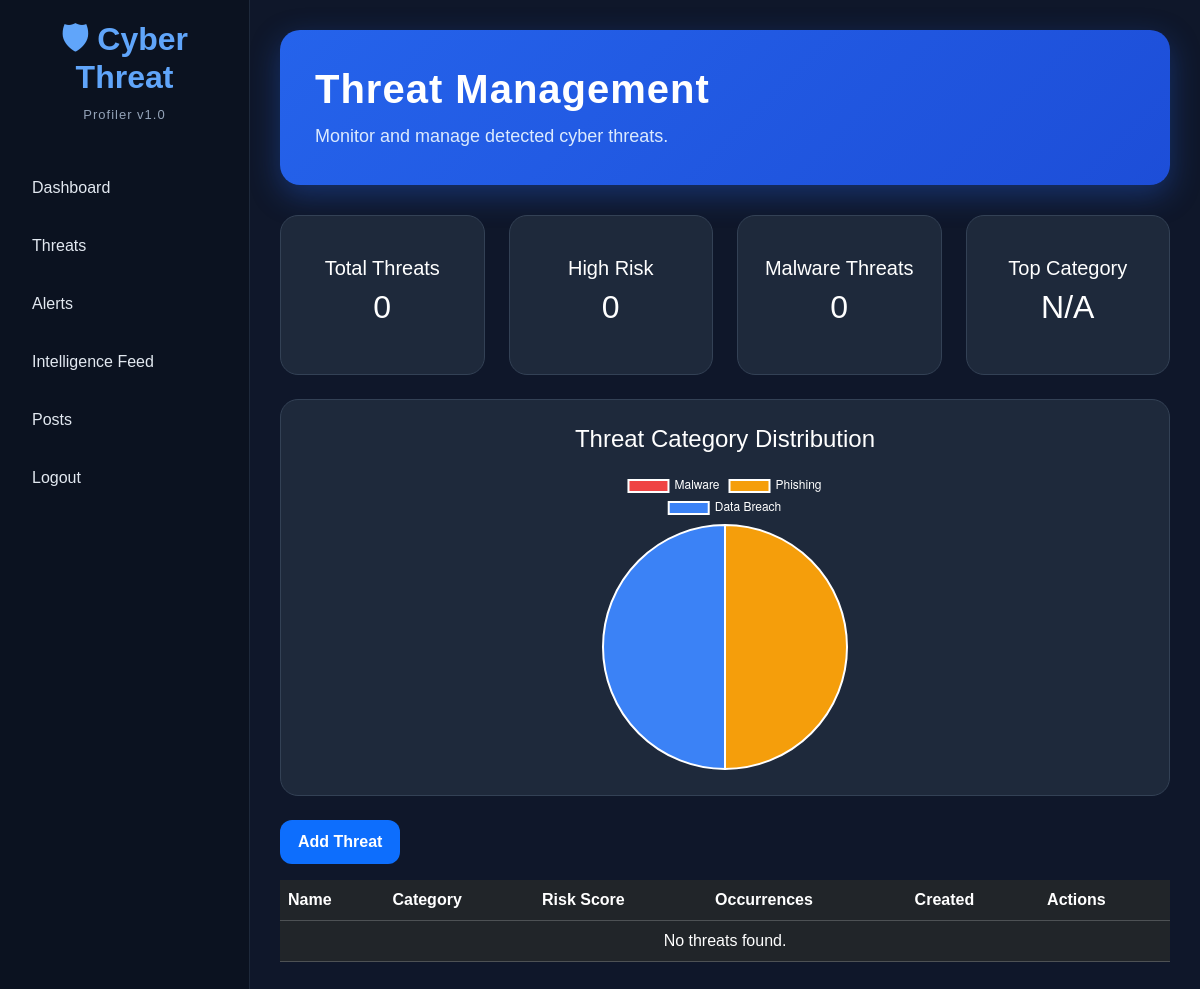
The app's page /threats/, older data.
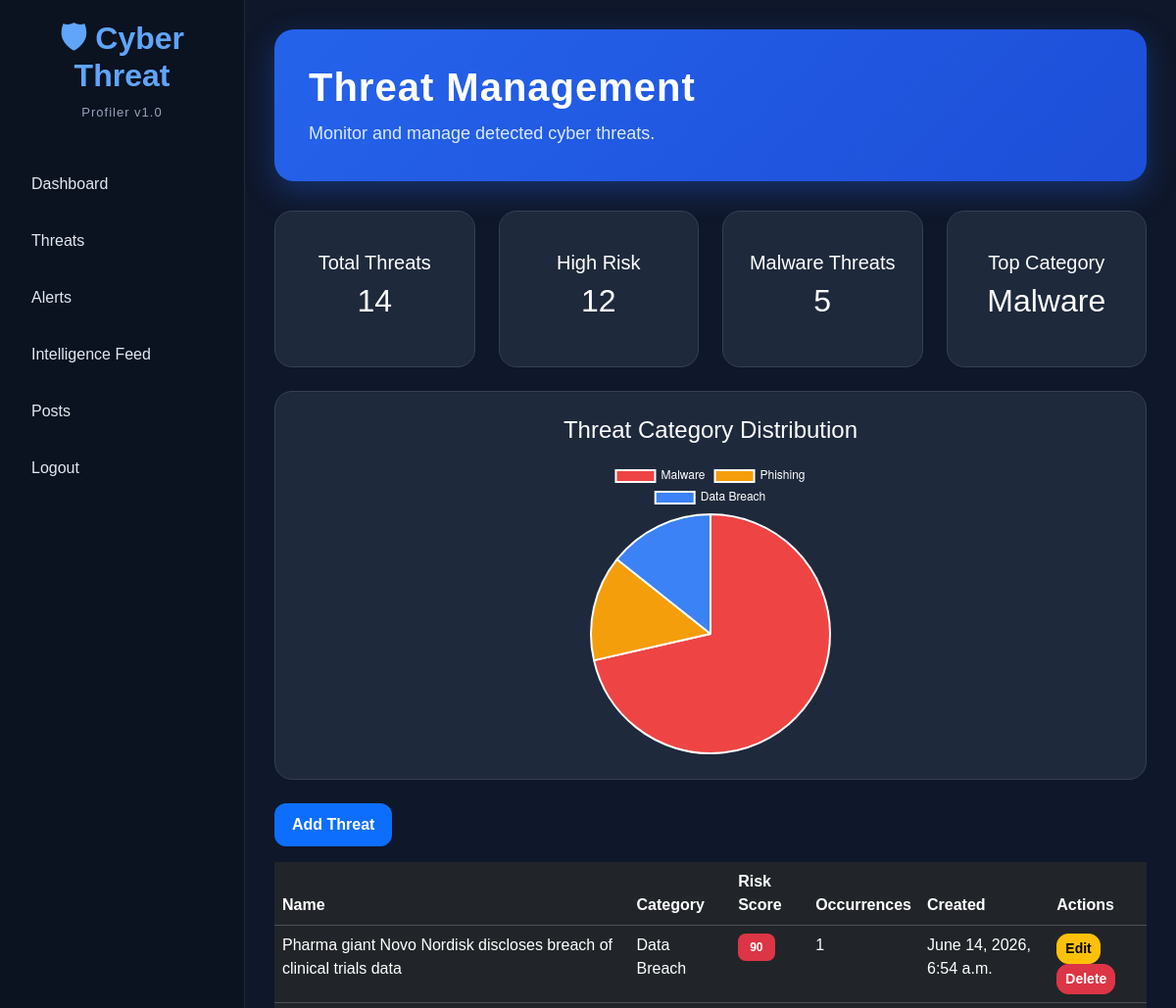
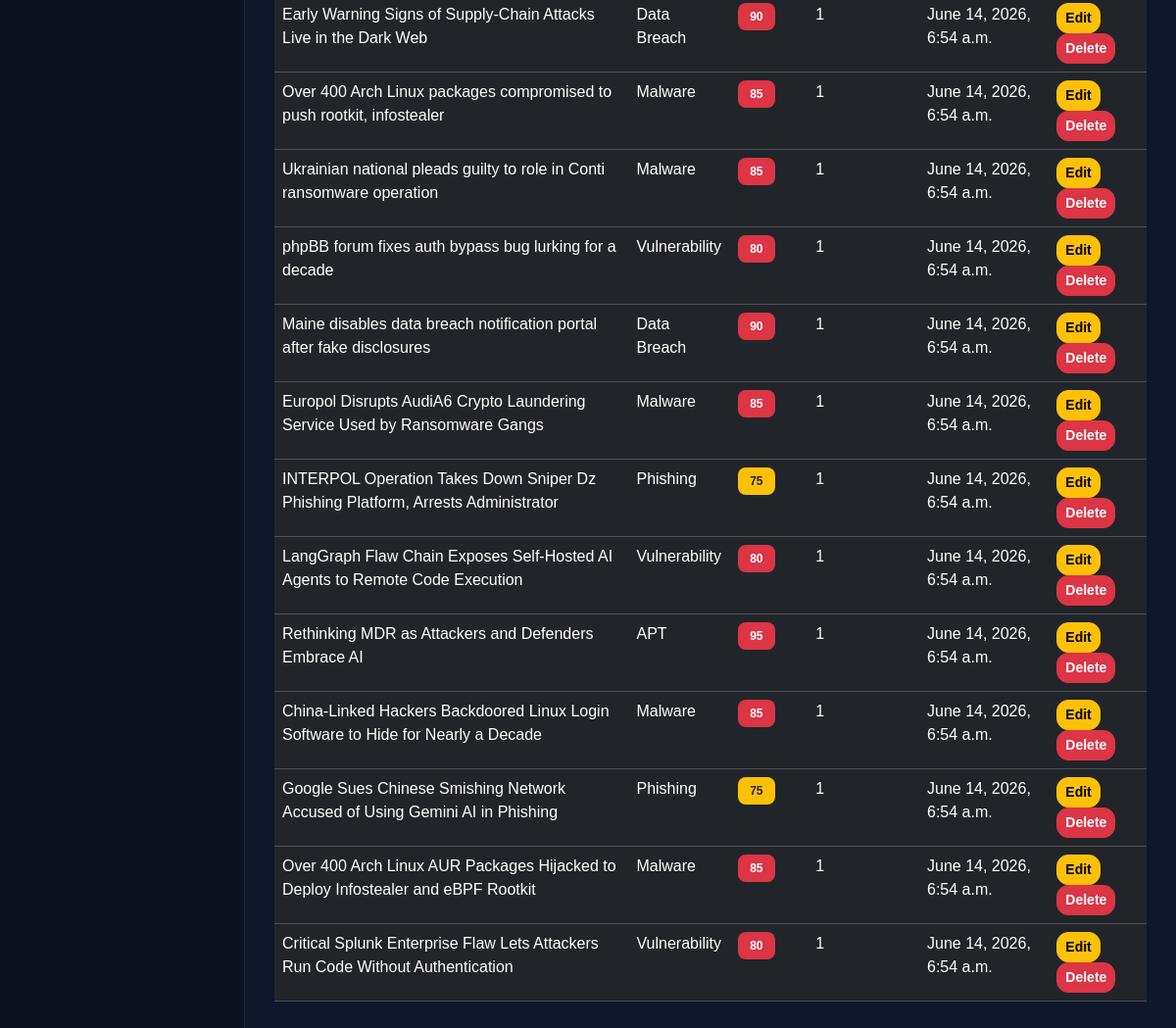
The same page, newer data (2 pictures, top to bottom).
### nlp_engine/models.py (models this page shows, shortened)
class Threat(models.Model):
    threat_name = models.CharField(
        max_length=200
    )
    category = models.CharField(
        max_length=100
    )
    risk_score = models.IntegerField(
        default=0
    )
    occurrence_count = models.IntegerField(
        default=1
    )
    created_at = models.DateTimeField(
        auto_now_add=True
    )

### nlp_engine/views.py (the view)
# urls.py: path('', views.threat_list, name='threats'),
def threat_list(request):
    threats = Threat.objects.all().order_by(
        '-created_at'
    )
    total_threats = Threat.objects.count()
    high_risk_count = Threat.objects.filter(
        risk_score__gte=80
    ).count()
    malware_count = Threat.objects.filter(
        category='Malware'
    ).count()
    top_category = "N/A"
    category_list = []
    for threat in threats:
        category_list.append(
            threat.category
        )
    category_counter = Counter(
        category_list
    )
    chart_labels = list(
        category_counter.keys()
    )
    chart_counts = list(
        category_counter.values()
    )
    if category_counter:
        top_category = max(
            category_counter,
            key=category_counter.get
        )
    return render(
        request,
        'threats.html',
        {
            'threats': threats,
            'total_threats': total_threats,
            'high_risk_count': high_risk_count,
            'malware_count': malware_count,
            'top_category': top_category,
            'chart_labels': chart_labels,
            'chart_counts': chart_counts
        }
    )

### templates/threats.html
{% extends 'base.html' %}
{% block content %}
<div class="hero-banner">
    <h1>
        Threat Management
    </h1>
    <p>
        Monitor and manage detected cyber threats.
    </p>
</div>
<div class="row mb-4">
    <div class="col-md-3">
        <div class="card-box text-center">
            <h5>Total Threats</h5>
            <h2>{{ total_threats }}</h2>
        </div>
    </div>
    <div class="col-md-3">
        <div class="card-box text-center">
            <h5>High Risk</h5>
            <h2>{{ high_risk_count }}</h2>
        </div>
    </div>
    <div class="col-md-3">
        <div class="card-box text-center">
            <h5>Malware Threats</h5>
            <h2>{{ malware_count }}</h2>
        </div>
    </div>
    <div class="col-md-3">
        <div class="card-box text-center">
            <h5>Top Category</h5>
            <h2>{{ top_category }}</h2>
        </div>
    </div>
</div>
<div class="card-box mb-4">
    <h4 class="mb-3 text-center">
        Threat Category Distribution
    </h4>
    <div style="max-width:500px; margin:auto;">
        <canvas id="categoryChart"></canvas>
    </div>
</div>
<a href="/threats/add/"
   class="btn btn-primary mb-3">
    Add Threat
</a>
<table class="table table-dark">
    <thead>
        <tr>
            <th>Name</th>
            <th>Category</th>
            <th>Risk Score</th>
            <th>Occurrences</th>
            <th>Created</th>
            <th>Actions</th>
        </tr>
    </thead>
    <tbody>
        {% for threat in threats %}
        <tr>
            <td>{{ threat.threat_name }}</td>
            <td>{{ threat.category }}</td>
            <td>
                {% if threat.risk_score >= 80 %}
                    <span class="badge bg-danger">
                        {{ threat.risk_score }}
                    </span>
                {% elif threat.risk_score >= 60 %}
                    <span class="badge bg-warning text-dark">
                        {{ threat.risk_score }}
                    </span>
                {% else %}
                    <span class="badge bg-success">
                        {{ threat.risk_score }}
                    </span>
                {% endif %}
            </td>
            <td>
                {{ threat.occurrence_count }}
            </td>
            <td>
                {{ threat.created_at }}
            </td>
            <td>
                <a href="/threats/edit/{{ threat.id }}/"
                   class="btn btn-warning btn-sm">
                    Edit
                </a>
                <a href="/threats/delete/{{ threat.id }}/"
                   class="btn btn-danger btn-sm">
                    Delete
                </a>
            </td>
        </tr>
        {% empty %}
        <tr>
            <td colspan="6" class="text-center">
                No threats found.
            </td>
        </tr>
        {% endfor %}
    </tbody>
</table>
<script>
document.addEventListener('DOMContentLoaded', function() {
    const ctx = document.getElementById('categoryChart');
    if (ctx) {
        new Chart(ctx, {
            type: 'pie',
            data: {
                labels: [
                    'Malware',
                    'Phishing',
                    'Data Breach'
                ],
                datasets: [{
                    label: 'Threat Categories',
                    data: [
                        {{ malware_count }},
                        1,
                        1
                    ],
                    backgroundColor: [
                        '#ef4444',
                        '#f59e0b',
                        '#3b82f6'
                    ]
                }]
            },
            options: {
                responsive: true,
                plugins: {
                    legend: {
                        labels: {
                            color: 'white'
                        }
                    }
                }
            }
        });
    }
});
</script>
{% endblock %}

### templates/base.html (shortened to what this page needs)
<!DOCTYPE html>
<html lang="en">
<head>
    {% load static %}
    <link href="https://cdn.jsdelivr.net/npm/bootstrap@5.3.3/dist/css/bootstrap.min.css" rel="stylesheet">
    <link rel="stylesheet" href="{% static 'css/style.css' %}">
</head>
<body>
<div class="wrapper">
    <div class="sidebar">
        <div class="logo-section">
            <h2 class="logo-text">
                🛡 Cyber Threat
            </h2>
            <p class="logo-subtitle">
                Profiler v1.0
            </p>
        </div>
        <ul>
            <li><a href="/dashboard/">Dashboard</a></li>
            <li><a href="/threats/">Threats</a></li>
            <li><a href="/alerts/">Alerts</a></li>
            <li><a href="/feed/">Intelligence Feed</a></li>
            <li><a href="/posts/">Posts</a></li>
            <li><a href="/logout/">Logout</a></li>
        </ul>
    </div>
    <div class="main-content">
        {% block content %}
        {% endblock %}
    </div>
</div>
</body>
</html>

### static/css/style.css (style rules this page uses)
body { margin:0; background:#0f172a; color:white; font-family:Arial, sans-serif; }
.wrapper { display:flex; }
.sidebar { position:fixed; left:0; top:0; bottom:0; width: 250px; overflow-y:auto; background:#0b1220; border-right:1px solid #1e293b; padding:20px; }
.main-content { flex:1; margin-left: 250px; padding:30px; width:calc(100vw - 220px); }
.logo-section { text-align:center; margin-bottom:40px; }
.logo-text { color:#60a5fa; font-weight:700; font-size:32px; }
.logo-subtitle { color:#94a3b8; font-size:13px; letter-spacing:1px; }
.sidebar ul { list-style:none; padding:0; }
.sidebar ul li { margin:10px 0; }
.sidebar ul li a { display:block; padding:12px; color:#e2e8f0; text-decoration:none; border-radius:10px; transition:0.3s; font-weight:500; }
h1 { font-weight:700; margin-bottom:25px; letter-spacing:1px; }
.card-box { background:#1e293b; padding:25px; border-radius:18px; text-align:center; min-height:160px; display:flex; flex-direction:column; justify-content:center; transition:0.4s; border:1px solid #334155; }
.table { border: radius 15px; overflow:hidden; }
.table thead { background:#1e293b; }
.table tbody tr { transition:0.3s; }
.btn { border-radius:12px !important; font-weight:600; transition:0.3s; }
.btn-primary { border:none; border-radius:10px; padding:10px 18px; transition:0.3s; }
canvas { max-height:350px; }
.hero-banner { background:linear-gradient( 135deg, #2563eb, #1d4ed8 ); border:none; border-radius:20px; padding:35px; margin-bottom:30px; box-shadow: 0 10px 30px rgba( 37, 99, 235, 0.35 ); }
.hero-banner h1 { color:white; margin-bottom:10px; font-weight:700; }
.hero-banner p { color:#dbeafe; margin:0; font-size:18px; }
.badge { padding:8px 12px; border-radius:8px; }
.card-box, .hero-banner, .table { animation:fadeIn 0.5s ease; }

Row changes from the older to the newer data that the page shows:
added Threat: category "Malware", threat_name "Over 400 Arch Linux packages compromised to push rootkit, infostealer", risk_score "85", occurrence_count "1", created_at "June 14, 2026, 6:54 a.m."
added Threat: threat_name "Pharma giant Novo Nordisk discloses breach of clinical trials data", category "Data Breach", risk_score "90", occurrence_count "1", created_at "June 14, 2026, 6:54 a.m."
added Threat: threat_name "Early Warning Signs of Supply-Chain Attacks Live in the Dark Web", category "Data Breach", risk_score "90", occurrence_count "1", created_at "June 14, 2026, 6:54 a.m."
added Threat: threat_name "Ukrainian national pleads guilty to role in Conti ransomware operation", category "Malware", risk_score "85", occurrence_count "1", created_at "June 14, 2026, 6:54 a.m."
added Threat: threat_name "phpBB forum fixes auth bypass bug lurking for a decade", category "Vulnerability", risk_score "80", occurrence_count "1", created_at "June 14, 2026, 6:54 a.m."
added Threat: threat_name "Maine disables data breach notification portal after fake disclosures", category "Data Breach", risk_score "90", occurrence_count "1", created_at "June 14, 2026, 6:54 a.m."
added Threat: threat_name "Europol Disrupts AudiA6 Crypto Laundering Service Used by Ransomware Gangs", category "Malware", risk_score "85", occurrence_count "1", created_at "June 14, 2026, 6:54 a.m."
added Threat: threat_name "INTERPOL Operation Takes Down Sniper Dz Phishing Platform, Arrests Administrator", category "Phishing", risk_score "75", occurrence_count "1", created_at "June 14, 2026, 6:54 a.m."
added Threat: threat_name "LangGraph Flaw Chain Exposes Self-Hosted AI Agents to Remote Code Execution", category "Vulnerability", risk_score "80", occurrence_count "1", created_at "June 14, 2026, 6:54 a.m."
added Threat: threat_name "Rethinking MDR as Attackers and Defenders Embrace AI", category "APT", risk_score "95", occurrence_count "1", created_at "June 14, 2026, 6:54 a.m."
added Threat: threat_name "China-Linked Hackers Backdoored Linux Login Software to Hide for Nearly a Decade", category "Malware", risk_score "85", occurrence_count "1", created_at "June 14, 2026, 6:54 a.m."
added Threat: threat_name "Google Sues Chinese Smishing Network Accused of Using Gemini AI in Phishing", category "Phishing", risk_score "75", occurrence_count "1", created_at "June 14, 2026, 6:54 a.m."
added Threat: threat_name "Over 400 Arch Linux AUR Packages Hijacked to Deploy Infostealer and eBPF Rootkit", category "Malware", risk_score "85", occurrence_count "1", created_at "June 14, 2026, 6:54 a.m."
added Threat: threat_name "Critical Splunk Enterprise Flaw Lets Attackers Run Code Without Authentication", category "Vulnerability", risk_score "80", occurrence_count "1", created_at "June 14, 2026, 6:54 a.m."
Text that changed along with them:
{{ total_threats }}: "0" → "14"
{{ high_risk_count }}: "0" → "12"
{{ malware_count }}: "0" → "5"
chart data {{ malware_count }}: 0 → 5
{{ top_category }}: "N/A" → (not shown)
text no longer shown: "No threats found."
